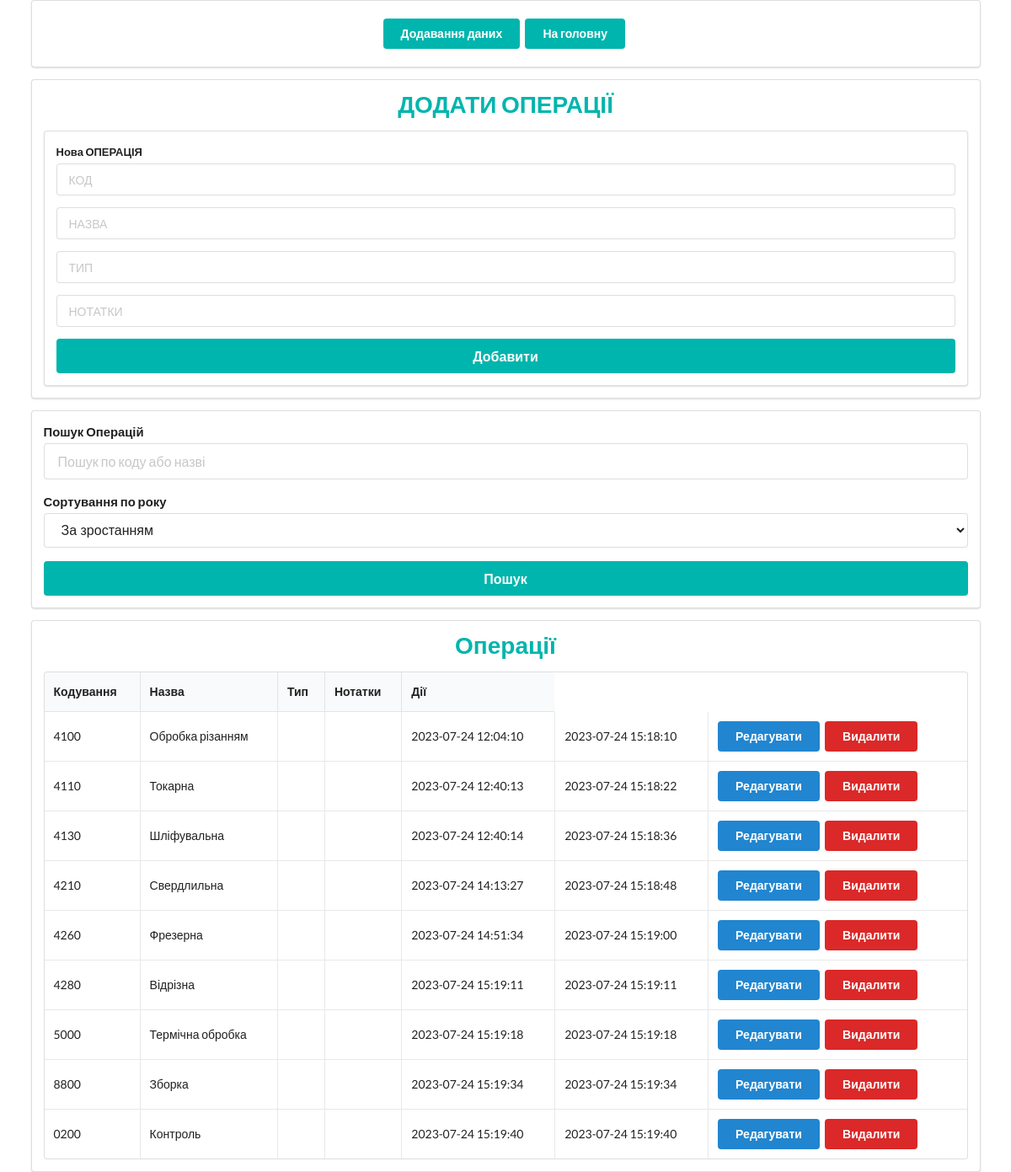
Page /operations on the earlier database version.
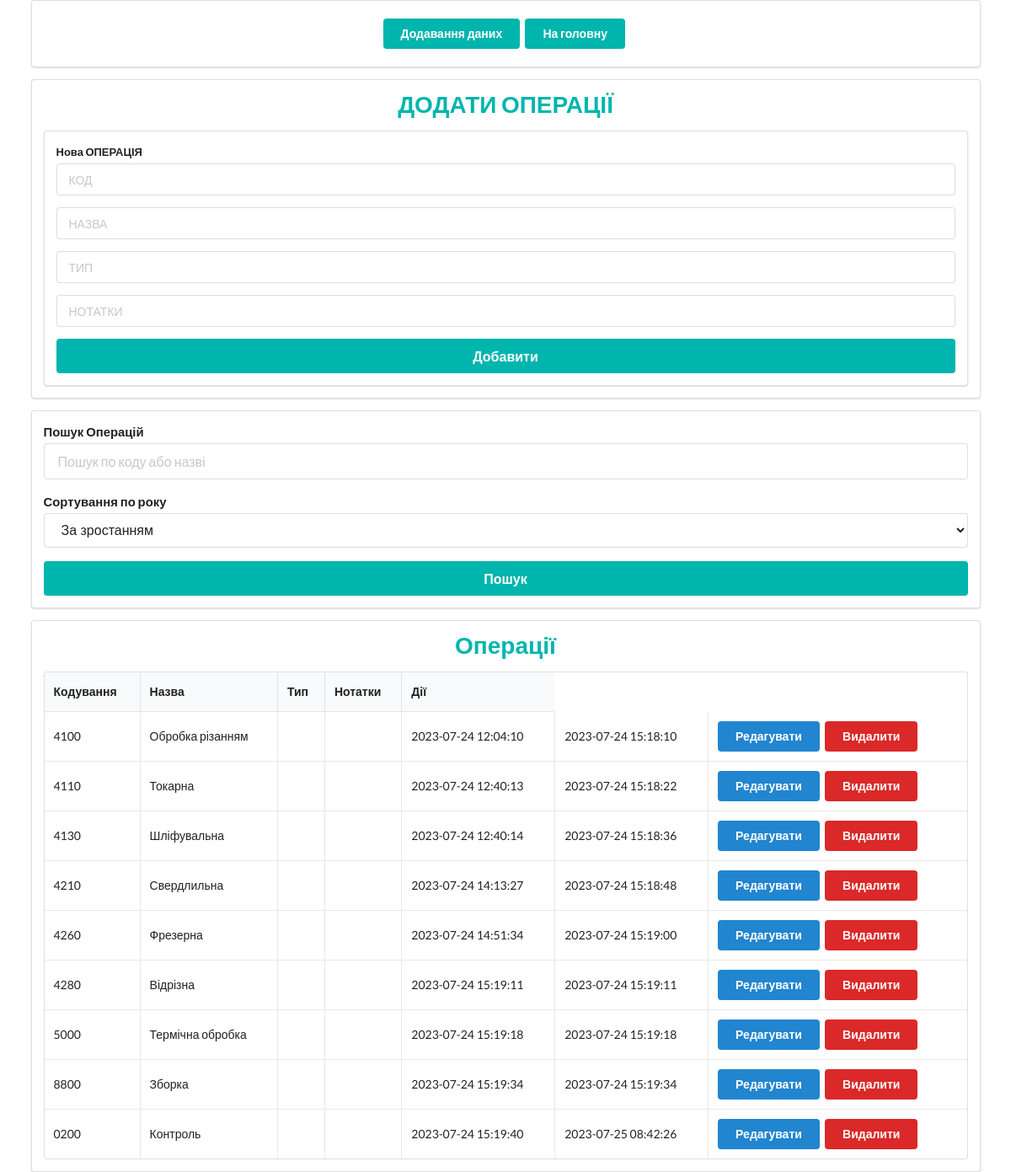
Same page on the later database version.
### tables/tables.py (models this page shows)
class Operations(Base):
    __tablename__ = 'operations'
    id = Column(Integer, primary_key=True, index=True)
    coding = Column(String)
    name = Column(String)
    type = Column(String)
    notes = Column(String)
    date_created = Column(DateTime, default=datetime.today)
    date_updated = Column(DateTime, default=datetime.today, onupdate=datetime.today)

### routers/add_all/operations_router.py (the view)
@app.get('/operations')
def operations(request: Request, db_session: Session = Depends(get_db)):
    operations = db_session.query(Operations).all()
    return templates.TemplateResponse("/operations/operations.html",
                                     {"request": request, "operations_list": operations})

### templates/operations/operations.html (shortened to what this page needs)
{% extends 'layout.html' %}
{% block content %}
<div class="ui container">
    <div class="ui padded segment">
        <div class="ui center aligned container">
            <a href="add_all"><button class="ui teal button" type="submit">Додавання даних</button></a>
            <a href="/"><button class="ui teal button" type="submit">На головну</button></a>
        </div>
    </div>
    <div class="ui segment">
        <h1 class="ui center aligned header teal">{{ 'ДОДАТИ ОПЕРАЦІЇ' }}</h1>
        <form id="add-operation-form" class="ui large form">
            <div class="ui segment">
                <div class="field">
                    <label>Нова ОПЕРАЦІЯ</label>
                    <div class="ui input">
                        <input type="text" name="coding" placeholder="КОД">
                    </div>
                </div>
                <div class="field">
                    <div class="ui input">
                        <input type="text" name="name" placeholder="НАЗВА">
                    </div>
                </div>
                  <div class="field">
                    <div class="ui input">
                        <input type="text" name="type" placeholder="ТИП">
                    </div>
                </div>
                <div class="field">
                    <div class="ui input">
                        <input type="text" name="notes" placeholder="НОТАТКИ">
                    </div>
                </div>
                 <button class="ui fluid large teal submit button" type="submit">Добавити</button>
                </div>
            </form>
    </div>
    <div class="ui segment">
       <form class="ui large form" action="{{ url_for('search_operations') }}" method="get">
    <div class="field">
        <label>Пошук Операцій</label>
        <div class="ui input">
            <input type="text" name="search_term" placeholder="Пошук по коду або назві" value="{{ search_term }}">
        </div>
    </div>
    <div class="field">
        <label>Сортування по року</label>
        <div class="ui input">
            <select name="sort_order">
                <option value="asc" {% if sort_order == 'asc' %} selected {% endif %}>За зростанням</option>
            </select>
        </div>
    </div>
    <button class="ui fluid large teal submit button" type="submit">Пошук</button>
</form>
    </div>
        <div class="ui segment">
                <h1 class="ui center aligned header teal">Операції</h1>
                <table class="ui celled table">
                    <thead>
                        <tr>
                            <th>Кодування</th>
                            <th>Назва</th>
                            <th>Тип</th>
                            <th>Нотатки</th>
                            <th>Дії</th>
                        </tr>
                    </thead>
                    <tbody>
                        {% for operation in operations_list %}
                        <tr>
                            <td>{{ operation.coding }}</td>
                            <td>{{ operation.name }}</td>
                            <td>{{ operation.type }}</td>
                            <td>{{ operation.notes }}</td>
                            <td>{{ operation.date_created.strftime('%Y-%m-%d %H:%M:%S') }}</td>
                            <td>{{ operation.date_updated.strftime('%Y-%m-%d %H:%M:%S') }}</td>
                           <td>
                            <a href="{{ url_for('edit_operation', operation_id=operation.id) }}"><button class="ui blue button">Редагувати</button></a>
                            <button class="ui red button" type="button" onclick="deleteOperation('{{operation.id}}')">Видалити</button>
                        </td>
                        </tr>
                        {% endfor %}
                    </tbody>
                </table>
            </div>
</div>
{% endblock  %}

### templates/layout.html (shortened to what this page needs)
<!doctype html>
<html lang="en">
<head>
    <link rel="stylesheet" href="https://cdn.jsdelivr.net/npm/semantic-ui@2.4.2/dist/semantic.min.css">
    <link rel="stylesheet" href="{{ url_for('static', path='css/style.css') }}">
</head>
<body>
{% block content %}
{% endblock  %}
</body>
</html>

Differences in the rows shown:
changed Operations "Контроль": date_updated "2023-07-24 15:19:40" → "2023-07-25 08:42:26"
